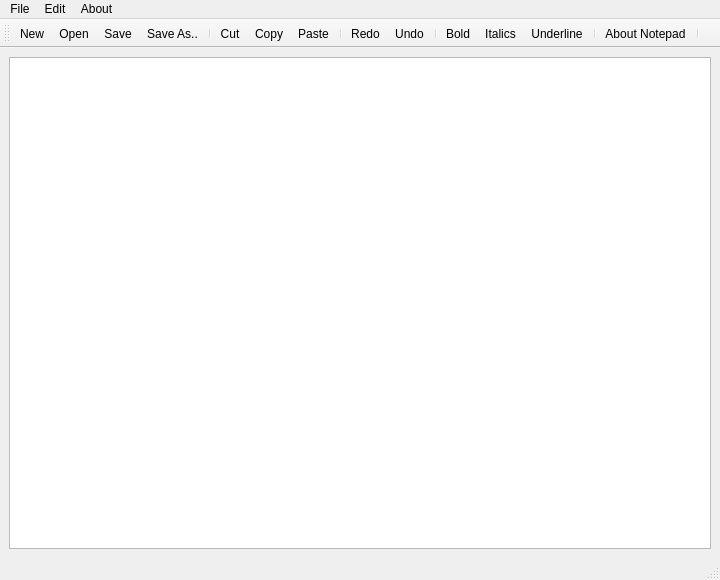
<?xml version="1.0" encoding="UTF-8"?>
<ui version="4.0">
 <class>MainWindow</class>
 <widget class="QMainWindow" name="MainWindow">
  <property name="geometry">
   <rect>
    <x>0</x>
    <y>0</y>
    <width>720</width>
    <height>580</height>
   </rect>
  </property>
  <property name="windowTitle">
   <string>MainWindow</string>
  </property>
  <widget class="QWidget" name="centralwidget">
   <layout class="QVBoxLayout" name="verticalLayout">
    <item>
     <widget class="QTextEdit" name="textEdit"/>
    </item>
   </layout>
  </widget>
  <widget class="QMenuBar" name="menubar">
   <property name="geometry">
    <rect>
     <x>0</x>
     <y>0</y>
     <width>720</width>
     <height>20</height>
    </rect>
   </property>
   <widget class="QMenu" name="menuEdit">
    <property name="title">
     <string>Edit</string>
    </property>
    <addaction name="actionCut"/>
    <addaction name="actionCopy"/>
    <addaction name="actionPaste"/>
    <addaction name="separator"/>
    <addaction name="actionRedo"/>
    <addaction name="actionUndo"/>
    <addaction name="separator"/>
    <addaction name="actionBold"/>
    <addaction name="actionItalics"/>
    <addaction name="actionUnderline"/>
   </widget>
   <widget class="QMenu" name="menuAbout">
    <property name="title">
     <string>About</string>
    </property>
    <addaction name="actionAbout_Notepad"/>
   </widget>
   <widget class="QMenu" name="menuHome">
    <property name="title">
     <string>File</string>
    </property>
    <addaction name="actionNew"/>
    <addaction name="actionOpen"/>
    <addaction name="separator"/>
    <addaction name="actionSave"/>
    <addaction name="actionSave_As"/>
   </widget>
   <addaction name="menuHome"/>
   <addaction name="menuEdit"/>
   <addaction name="menuAbout"/>
  </widget>
  <widget class="QStatusBar" name="statusbar"/>
  <widget class="QToolBar" name="toolBar">
   <property name="enabled">
    <bool>true</bool>
   </property>
   <property name="windowTitle">
    <string>toolBar</string>
   </property>
   <attribute name="toolBarArea">
    <enum>TopToolBarArea</enum>
   </attribute>
   <attribute name="toolBarBreak">
    <bool>false</bool>
   </attribute>
   <addaction name="actionNew"/>
   <addaction name="actionOpen"/>
   <addaction name="actionSave"/>
   <addaction name="actionSave_As"/>
   <addaction name="separator"/>
   <addaction name="actionCut"/>
   <addaction name="actionCopy"/>
   <addaction name="actionPaste"/>
   <addaction name="separator"/>
   <addaction name="actionRedo"/>
   <addaction name="actionUndo"/>
   <addaction name="separator"/>
   <addaction name="actionBold"/>
   <addaction name="actionItalics"/>
   <addaction name="actionUnderline"/>
   <addaction name="separator"/>
   <addaction name="actionAbout_Notepad"/>
   <addaction name="separator"/>
  </widget>
  <action name="actionNew">
   <property name="icon">
    <iconset resource="Resource.qrc">
     <normaloff>:/res/img/new.png</normaloff>:/res/img/new.png</iconset>
   </property>
   <property name="text">
    <string>New</string>
   </property>
   <property name="shortcut">
    <string>Ctrl+N</string>
   </property>
  </action>
  <action name="actionOpen">
   <property name="icon">
    <iconset resource="Resource.qrc">
     <normaloff>:/res/img/open.png</normaloff>:/res/img/open.png</iconset>
   </property>
   <property name="text">
    <string>Open</string>
   </property>
   <property name="shortcut">
    <string>Ctrl+O</string>
   </property>
  </action>
  <action name="actionSave">
   <property name="icon">
    <iconset resource="Resource.qrc">
     <normaloff>:/res/img/save.png</normaloff>:/res/img/save.png</iconset>
   </property>
   <property name="text">
    <string>Save</string>
   </property>
   <property name="toolTip">
    <string>Save</string>
   </property>
   <property name="shortcut">
    <string>Ctrl+S</string>
   </property>
  </action>
  <action name="actionSave_As">
   <property name="icon">
    <iconset resource="Resource.qrc">
     <normaloff>:/res/img/saveas.png</normaloff>:/res/img/saveas.png</iconset>
   </property>
   <property name="text">
    <string>Save As..</string>
   </property>
   <property name="shortcut">
    <string>Ctrl+Shift+S</string>
   </property>
  </action>
  <action name="actionCut">
   <property name="icon">
    <iconset resource="Resource.qrc">
     <normaloff>:/res/img/cut.png</normaloff>:/res/img/cut.png</iconset>
   </property>
   <property name="text">
    <string>Cut</string>
   </property>
   <property name="shortcut">
    <string>Ctrl+X</string>
   </property>
  </action>
  <action name="actionCopy">
   <property name="icon">
    <iconset resource="Resource.qrc">
     <normaloff>:/res/img/copy.png</normaloff>:/res/img/copy.png</iconset>
   </property>
   <property name="text">
    <string>Copy</string>
   </property>
   <property name="shortcut">
    <string>Ctrl+C</string>
   </property>
  </action>
  <action name="actionPaste">
   <property name="icon">
    <iconset resource="Resource.qrc">
     <normaloff>:/res/img/paste.png</normaloff>:/res/img/paste.png</iconset>
   </property>
   <property name="text">
    <string>Paste</string>
   </property>
   <property name="shortcut">
    <string>Ctrl+V</string>
   </property>
  </action>
  <action name="actionRedo">
   <property name="icon">
    <iconset resource="Resource.qrc">
     <normaloff>:/res/img/redo.png</normaloff>:/res/img/redo.png</iconset>
   </property>
   <property name="text">
    <string>Redo</string>
   </property>
   <property name="shortcut">
    <string>Ctrl+Shift+R</string>
   </property>
  </action>
  <action name="actionUndo">
   <property name="icon">
    <iconset resource="Resource.qrc">
     <normaloff>:/res/img/undo.png</normaloff>:/res/img/undo.png</iconset>
   </property>
   <property name="text">
    <string>Undo</string>
   </property>
   <property name="shortcut">
    <string>Ctrl+Shift+U</string>
   </property>
  </action>
  <action name="actionAbout_Notepad">
   <property name="icon">
    <iconset resource="Resource.qrc">
     <normaloff>:/res/img/info.png</normaloff>:/res/img/info.png</iconset>
   </property>
   <property name="text">
    <string>About Notepad</string>
   </property>
   <property name="shortcut">
    <string>Ctrl+Shift+A</string>
   </property>
  </action>
  <action name="actionBold">
   <property name="icon">
    <iconset resource="Resource.qrc">
     <normaloff>:/res/img/bold.png</normaloff>:/res/img/bold.png</iconset>
   </property>
   <property name="text">
    <string>Bold</string>
   </property>
   <property name="shortcut">
    <string>Ctrl+B</string>
   </property>
  </action>
  <action name="actionItalics">
   <property name="icon">
    <iconset resource="Resource.qrc">
     <normaloff>:/res/img/italics.png</normaloff>:/res/img/italics.png</iconset>
   </property>
   <property name="text">
    <string>Italics</string>
   </property>
   <property name="shortcut">
    <string>Ctrl+I</string>
   </property>
  </action>
  <action name="actionUnderline">
   <property name="icon">
    <iconset resource="Resource.qrc">
     <normaloff>:/res/img/underline.png</normaloff>:/res/img/underline.png</iconset>
   </property>
   <property name="text">
    <string>Underline</string>
   </property>
   <property name="shortcut">
    <string>Ctrl+U</string>
   </property>
  </action>
 </widget>
 <resources>
  <include location="Resource.qrc"/>
 </resources>
 <connections/>
</ui>
